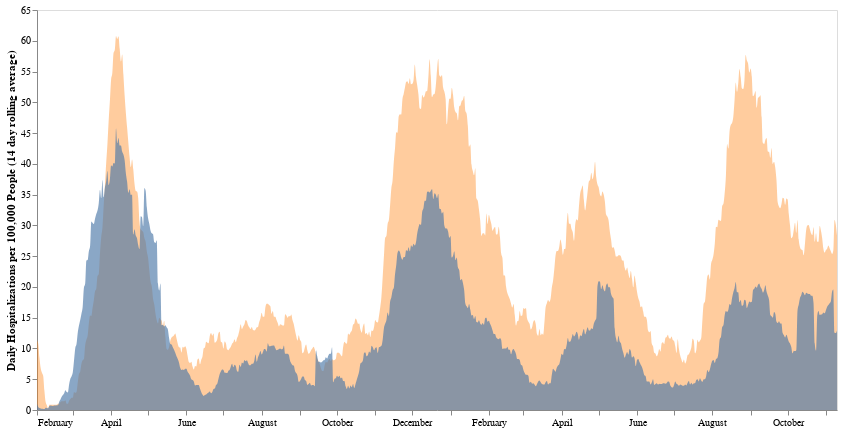

Notebook cell for this chart:
### Code cell
hosp

### Figure 1 — Vega-Lite specification as saved in the notebook (floating-point values rounded to 4 significant figures; data arrays with more than 128 entries replaced by an {"elided": "..."} marker saying what was removed)
{"config": {"view": {"continuousWidth": 400, "continuousHeight": 300}}, "layer": [{"mark": {"type": "area", "interpolate": "monotone", "opacity": 0.4}, "encoding": {"color": {"value": "#ff7f0e"}, "x": {"type": "temporal", "axis": {"grid": false, "title": null}, "field": "Date"}, "y": {"type": "quantitative", "axis": {"grid": false}, "field": "Hospitalization_Rate", "scale": {"domain": [0, 65]}, "stack": null}}, "height": 400, "transform": [{"filter": "(datum.region === 'sKC')"}], "width": 800}, {"mark": {"type": "area", "interpolate": "monotone", "opacity": 0.65}, "encoding": {"x": {"type": "temporal", "axis": {"grid": false, "title": null}, "field": "Date"}, "y": {"type": "quantitative", "axis": {"grid": false, "title": " Daily Hospitalizations per 100,000 People (14 day rolling average)"}, "field": "Hospitalization_Rate", "scale": {"domain": [0, 65]}, "stack": null}}, "height": 400, "transform": [{"filter": "(datum.region === 'nKC')"}], "width": 800}], "data": {"name": "data-8830b52e3ca2d76c5e4a0335aeeb409a"}, "$schema": "https://vega.github.io/schema/vega-lite/v4.8.1.json", "datasets": {"data-8830b52e3ca2d76c5e4a0335aeeb409a": {"elided": "1298 records"}}}
